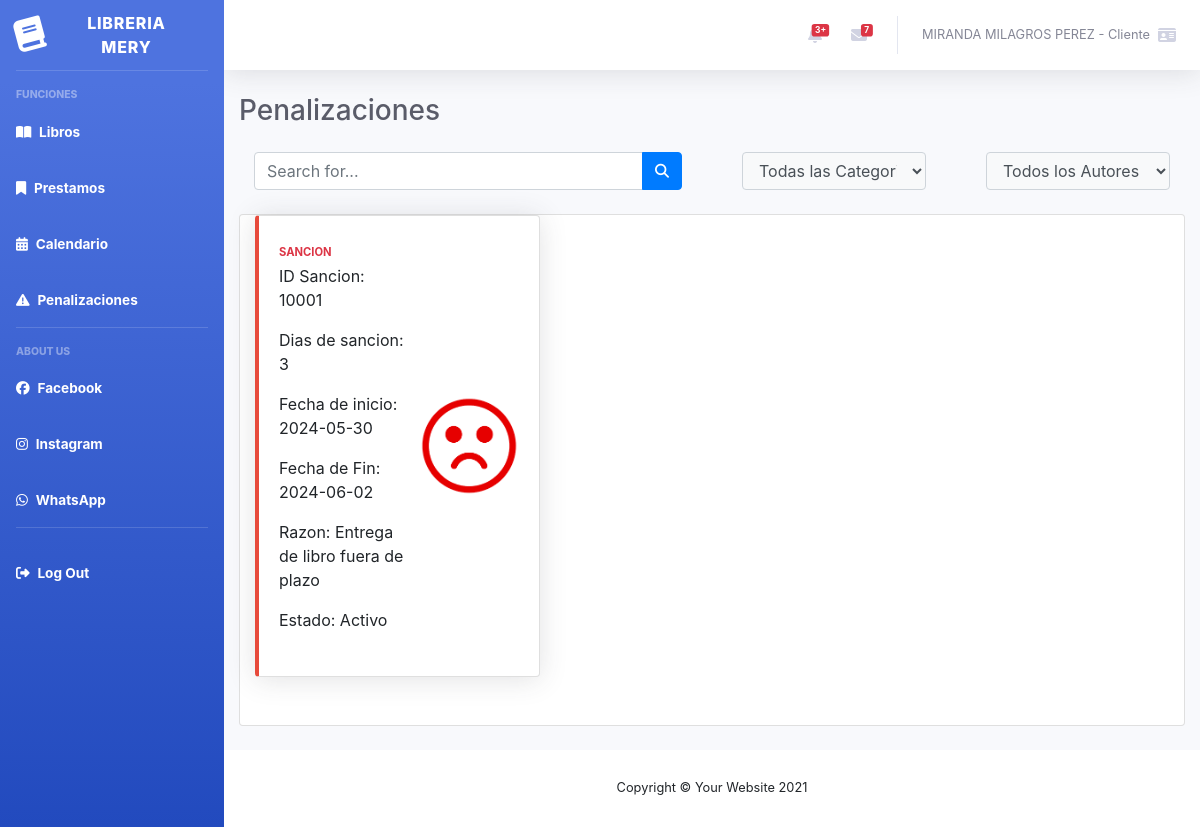
/VistaClientePenalizaciones.php (signed in), run on the app's committed database.
### tables this page shows
CREATE TABLE tb_persona (
	id_per			integer			NOT NULL,
    nom_ape			varchar(64)		NOT NULL,
    edad			integer			NOT NULL,
    correo			varchar(64)		NOT NULL,
    direccion		varchar(64)		NULL,
    telefono		varchar(16)		NOT NULL,
    PRIMARY KEY(id_per)
);

CREATE TABLE tb_tipoUsuario (
	id_tipo			integer			NOT NULL,
	rango			varchar(32)		NOT NULL,
	descripcion		varchar(64)		NOT NULL,
	PRIMARY KEY(id_tipo)
);

CREATE TABLE tb_sancion (
	id_san			integer			NOT NULL AUTO_INCREMENT,
    id_per			integer			NOT NULL,
    dias_san		integer			NOT NULL,
    fec_ini			date			NOT NULL,
    fec_fin         date            NOT NULL,
    razon			varchar(32)		NOT NULL,
    estado          varchar(16)     NOT NULL,
    PRIMARY KEY(id_san),
    FOREIGN KEY(id_per) REFERENCES tb_persona(id_per)
)AUTO_INCREMENT = 10000;

### controlador/Control_ClienteMain.php (called while the page is built, shortened)
<?php
require_once "dao/DAO_Usuario.php";
    class Control_ClienteMain
    {
        public function getUserDataC($user_id)
        {
            $dao = new DAO_Usuario();
            $data = $dao->getUserData($user_id);
            $listaDataUsuarios = [];
            foreach ($data as $datausuario) {
                $listaDataUsuarios[] = $datausuario;
            }
            return $listaDataUsuarios;
        }
    }
?>

### dao/DAO_Usuario.php (called while the page is built, shortened)
<?php
require_once(__DIR__ . '/../util/conexion.php');
class DAO_Usuario
{
    public function getUserData($user_id) {
        $cn = new conexion();
        $sql = "select tp.nom_ape, tt.rango from tb_persona tp inner join tb_usuario tu on tu.id_per =tp.id_per inner join tb_tipousuario tt on tu.id_tipo =tt.id_tipo where tp.id_per = $user_id";
        $res = mysqli_query($cn->conecta(), $sql);
        if (mysqli_num_rows($res) > 0) {
            $usuario = mysqli_fetch_assoc($res);
            return $usuario;
        } else {
            return null;
        }
    }
}
?>

### util/conexion.php (called while the page is built, shortened)
<?php
class conexion
{
    private $cn = null;
    function conecta()
    {
        if ($this->cn == null) {
            $this->cn = mysqli_connect("localhost", "root", "", "bdprestamos");
        }
        return $this->cn;
    }
}

### dao/DAO_Sancion.php (called while the page is built, shortened)
<?php
require_once "util/conexion.php";
require_once "modelo/Sancion.php";
class DAO_Sancion
{
    public function consultarSancionPorUsu($idUsu) {
        $cn = new conexion();
        $c = $cn->conecta();
        $sanciones = [];
        $sql = "select * from tb_sancion where id_per=?";
        $stm = $c->prepare($sql);
        $stm->bind_param("i", $idUsu);
        $stm->execute();
        $result = $stm->get_result();
        while ($row = $result->fetch_assoc()) {
            $sancion = new Sancion();
            $sancion->setIdSan($row['id_san']);
            $sancion->setIdPer($row['id_per']);
            $sancion->setDiasSan($row['dias_san']);
            $sancion->setFecIni($row['fec_ini']);
            $sancion->setFecFin($row['fec_fin']);
            $sancion->setRazon($row['razon']);
            $sancion->setEstado($row['estado']);
            $sanciones[] = $sancion;
        }
        return $sanciones;
    }
}
?>

### controlador/Control_AgregarSancion.php (called while the page is built, shortened)
<?php
require_once "dao/DAO_Sancion.php";
require_once "dao/DAO_Prestamo.php";
require_once "modelo/Sancion.php";
class Control_AgregarSancion
{
function getSancionPorUsu($id) {
    $daoSan = new DAO_Sancion();
    $sanciones = $daoSan->consultarSancionPorUsu($id);
    return $sanciones;
}
}
?>

### modelo/Sancion.php (called while the page is built, shortened)
<?php
class Sancion {
    private $idSan;
    private $diasSan;
    private $fecIni;
    private $fecFin;
    private $razon;
    private $estado;
    public function getIdSan() {
        return $this->idSan;
    }
    public function setIdSan($idSan) {
        $this->idSan = $idSan;
    }
    public function getDiasSan() {
        return $this->diasSan;
    }
    public function setDiasSan($diasSan) {
        $this->diasSan = $diasSan;
    }
    public function getFecIni() {
        return $this->fecIni;
    }
    public function setFecIni($fecIni) {
        $this->fecIni = $fecIni;
    }
    public function getFecFin() {
        return $this->fecFin;
    }
    public function setFecFin($fecFin) {
        $this->fecFin = $fecFin;
    }
    public function getRazon() {
        return $this->razon;
    }
    public function setRazon($razon) {
        $this->razon = $razon;
    }
    public function getEstado() {
        return $this->estado;
    }
    public function setEstado($estado) {
        $this->estado = $estado;
    }
}
?>

### VistaClientePenalizaciones.php (the view, shortened to what this page needs)
<?php
include "controlador/Control_AgregarSancion.php";
include "controlador/Control_ClienteMain.php";
if(isset($_SESSION['user_id'])) {
    $user_id = $_SESSION['user_id'];
    $control1 = new Control_AgregarSancion();
    $control2 = new Control_ClienteMain();
    $listaSancion = $control1->getSancionPorUsu($user_id);
    $userdata = $control2->getUserDataC($user_id);
} else {
    header("Location: Index.php");
    exit();
}
?>
<!DOCTYPE html>
<html lang="en">
<head>
    <link href="vendor/fontawesome-free/css/all.min.css" rel="stylesheet" type="text/css">
    <link href="css/sb-admin-2.min.css" rel="stylesheet">
    <link rel="stylesheet" href="https://use.fontawesome.com/releases/v6.5.2/css/all.css">
    <link rel="stylesheet" href="https://cdn.jsdelivr.net/npm/bootstrap@4.0.0/dist/css/bootstrap.min.css">
</head>
<body id="page-top">
    <div id="wrapper">
        <ul class="navbar-nav bg-gradient-primary sidebar sidebar-dark accordion" id="accordionSidebar">
            <a class="sidebar-brand d-flex align-items-center justify-content-center" href="VistaClienteMain.php">
                <div class="sidebar-brand-icon rotate-n-15">
                    <i class="fa-solid fa-book"></i>
                </div>
                <div class="sidebar-brand-text mx-3">Libreria Mery </div>
            </a>
            <hr class="sidebar-divider">
            <div class="sidebar-heading">
                Funciones
            </div>
            <li class="nav-item active">
                <a class="nav-link" href="VistaClienteMain.php">
                    <i class="fa-solid fa-book-open"></i>
                    <span>Libros</span></a>
            </li>
            <li class="nav-item active">
                <a class="nav-link" href="VistaClientePrestamos.php">
                    <i class="fa-solid fa-bookmark"></i>
                    <span>Prestamos</span></a>
            </li>
            <li class="nav-item active">
                <a class="nav-link" href="index.html">
                    <i class="fa-solid fa-calendar-alt"></i>
                    <span>Calendario</span></a>
            </li>
            <li class="nav-item active">
                <a class="nav-link" href="VistaClientePenalizaciones.php">
                    <i class="fa-solid fa-triangle-exclamation"></i>
                    <span>Penalizaciones</span></a>
            </li>
            <hr class="sidebar-divider">
            <div class="sidebar-heading">
                About us
            </div>
            <li class="nav-item active">
                <a class="nav-link" href="index.html">
                    <i class="fa-brands fa-facebook"></i>
                    <span>Facebook</span></a>
            </li>
            <li class="nav-item active">
                <a class="nav-link" href="index.html">
                    <i class="fa-brands fa-instagram"></i>
                    <span>Instagram</span></a>
            </li>
            <li class="nav-item active">
                <a class="nav-link" href="index.html">
                    <i class="fa-brands fa-whatsapp"></i>
                    <span>WhatsApp</span></a>
            </li>
            <hr class="sidebar-divider">
            <li class="nav-item active">
                <a class="nav-link" href="controlador/Control_Logout.php">
                    <i class="fa-solid fa-right-from-bracket"></i>
                    <span>Log Out</span></a>
            </li>
        </ul>
        <div id="content-wrapper" class="d-flex flex-column">
            <div id="content">
                <nav class="navbar navbar-expand navbar-light bg-white topbar mb-4 static-top shadow">
                    <ul class="navbar-nav ml-auto">
                        <li class="nav-item dropdown no-arrow mx-1">
                            <a class="nav-link dropdown-toggle" href="#" id="alertsDropdown" role="button"
                                data-toggle="dropdown" aria-haspopup="true" aria-expanded="false">
                                <span class="badge badge-danger badge-counter">3+</span>
                            </a>
                        </li>
                        <li class="nav-item dropdown no-arrow mx-1">
                            <a class="nav-link dropdown-toggle" href="#" id="messagesDropdown" role="button"
                                data-toggle="dropdown" aria-haspopup="true" aria-expanded="false">
                                <i class="fas fa-envelope fa-fw"></i>
                                <span class="badge badge-danger badge-counter">7</span>
                            </a>
                        </li>
                        <li class="nav-item dropdown no-arrow">
                            <a class="nav-link dropdown-toggle" href="#" id="userDropdown" role="button"
                                data-toggle="dropdown" aria-haspopup="true" aria-expanded="false">
                                <span class="mr-2 d-none d-lg-inline text-gray-600 small"><?=$userdata[0]?> - <?=$userdata[1]?></span>
                                <i class="fa-solid fa-id-card"></i>
                            </a>
                        </li>
                    </ul>
                </nav>
                <div class="container-fluid">
                    <div class="d-sm-flex align-items-center justify-content-between mb-4">
                        <h1 class="h3 mb-0 text-gray-800">Penalizaciones</h1>
                    </div>
                    <div class="row">
                        <div class="col-xl-6 col-lg-5 mb-4">
                            <div class="input-group col-xl-12">
                                <input type="text" class="form-control bg-white border-1 small" placeholder="Search for..."
                                    aria-label="Search" aria-describedby="basic-addon2" id="Search" name ="Search">
                                <div class="input-group-append">
                                    <button class="btn btn-primary" type="button">
                                        <i class="fas fa-search fa-sm"></i>
                                    </button>
                                </div>
                            </div>
                        </div>
                        <div class="col-xl-3 col-lg-5">
                            <div class="input-group col-xl-12 mb-4">
                                <select class="form-control bg-light border-1 small" id="Categorias" name="Categorias">
                                    <option value="">Todas las Categorias</option>
                                </select>
                            </div>
                        </div>
                        <div class="col-xl-3 col-lg-5">
                            <div class="input-group col-xl-12 mb-4">
                                <select class="form-control bg-light border-1 small" id="Autores">
                                    <option value="">Todos los Autores</option>
                                </select>
                            </div>
                        </div>
                        <div class="col-xl-12 col-lg-7">
                            <div class="card mb-4">
                                <div class="col-xl-12 col-lg-7" id="Libros">
                                <?php
                                        echo "<div class='row mb-4'>";
                                        foreach ($listaSancion as $sancion) {
                                            echo "<div class='col-xl-4 col-md-6 mb-4'>";
                                            echo "<div class='card border-left-danger shadow h-100 py-2'>";
                                            echo "<div class='card-body'>";
                                            echo "<div class='row no-gutters align-items-center'>";
                                            echo "<div class='col mr-2'>";
                                            echo "<div class='text-xs font-weight-bold text-danger text-uppercase mb-1'>Sancion</div>";
                                            echo "<p>ID Sancion: " . $sancion->getIdSan() . "</p>";
                                            echo "<p>Dias de sancion: " . $sancion->getDiasSan() . "</p>";
                                            echo "<p>Fecha de inicio: " . $sancion->getFecIni() . "</p>";
                                            echo "<p>Fecha de Fin: " . $sancion->getFecFin() . "</p>";
                                            echo "<p>Razon: " . $sancion->getRazon() . "</p>";
                                            echo "<p>Estado: " . $sancion->getEstado() . "</p>";
                                            echo "</div>";
                                            echo "<div class='col-auto'>";
                                            echo "<img src='galeria/caritaTriste.png' alt='Carita triste' class='img-fluid' style='max-width: 100px;'>";
                                            echo "</div>";
                                            echo "</div>";
                                            echo "</div>";
                                            echo "</div>";
                                            echo "</div>";
                                        }
                                        echo "</div>";
                                    ?>
                                </div>
                            </div>
                        </div>
                    </div>
                </div>
            </div>
            <footer class="sticky-footer bg-white">
                <div class="container my-auto">
                    <div class="copyright text-center my-auto">
                        <span>Copyright &copy; Your Website 2021</span>
                    </div>
                </div>
            </footer>
        </div>
    </div>
</body>
</html>

### data on the page
tb_persona: nom_ape "MIRANDA MILAGROS PEREZ", tb_tipousuario.rango "Cliente"
tb_sancion: id_san "10001", dias_san "3", fec_ini "2024-05-30", fec_fin "2024-06-02", razon "Entrega de libro fuera de plazo", estado "Activo"
